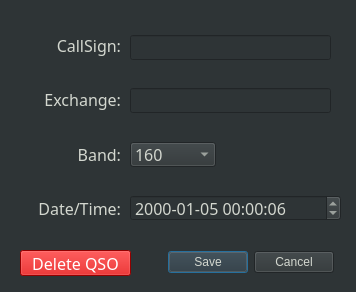
<?xml version="1.0" encoding="UTF-8"?>
<ui version="4.0">
 <class>Dialog</class>
 <widget class="QDialog" name="Dialog">
  <property name="geometry">
   <rect>
    <x>0</x>
    <y>0</y>
    <width>356</width>
    <height>292</height>
   </rect>
  </property>
  <property name="font">
   <font>
    <family>JetBrains Mono</family>
    <pointsize>12</pointsize>
   </font>
  </property>
  <property name="windowTitle">
   <string>Edit QSO</string>
  </property>
  <property name="styleSheet">
   <string notr="true">background-color: rgb(46, 52, 54);
color: rgb(211, 215, 207);</string>
  </property>
  <widget class="QDialogButtonBox" name="buttonBox">
   <property name="geometry">
    <rect>
     <x>168</x>
     <y>250</y>
     <width>166</width>
     <height>25</height>
    </rect>
   </property>
   <property name="font">
    <font>
     <family>JetBrains Mono</family>
     <pointsize>12</pointsize>
     <weight>50</weight>
     <bold>false</bold>
    </font>
   </property>
   <property name="orientation">
    <enum>Qt::Horizontal</enum>
   </property>
   <property name="standardButtons">
    <set>QDialogButtonBox::Cancel|QDialogButtonBox::Save</set>
   </property>
   <property name="centerButtons">
    <bool>false</bool>
   </property>
  </widget>
  <widget class="QLineEdit" name="editCallsign">
   <property name="geometry">
    <rect>
     <x>130</x>
     <y>35</y>
     <width>201</width>
     <height>25</height>
    </rect>
   </property>
   <property name="font">
    <font>
     <family>JetBrains Mono</family>
     <pointsize>12</pointsize>
     <weight>50</weight>
     <bold>false</bold>
    </font>
   </property>
   <property name="maxLength">
    <number>14</number>
   </property>
  </widget>
  <widget class="QLineEdit" name="editExchange">
   <property name="geometry">
    <rect>
     <x>130</x>
     <y>88</y>
     <width>201</width>
     <height>25</height>
    </rect>
   </property>
   <property name="font">
    <font>
     <family>JetBrains Mono</family>
     <pointsize>12</pointsize>
     <weight>50</weight>
     <bold>false</bold>
    </font>
   </property>
   <property name="maxLength">
    <number>15</number>
   </property>
  </widget>
  <widget class="QDateTimeEdit" name="editDateTime">
   <property name="geometry">
    <rect>
     <x>130</x>
     <y>195</y>
     <width>211</width>
     <height>26</height>
    </rect>
   </property>
   <property name="font">
    <font>
     <family>JetBrains Mono</family>
     <pointsize>12</pointsize>
     <weight>50</weight>
     <bold>false</bold>
    </font>
   </property>
   <property name="dateTime">
    <datetime>
     <hour>0</hour>
     <minute>0</minute>
     <second>6</second>
     <year>2000</year>
     <month>1</month>
     <day>5</day>
    </datetime>
   </property>
   <property name="currentSection">
    <enum>QDateTimeEdit::YearSection</enum>
   </property>
   <property name="displayFormat">
    <string>yyyy-MM-dd hh:mm:ss</string>
   </property>
   <property name="timeSpec">
    <enum>Qt::UTC</enum>
   </property>
  </widget>
  <widget class="QPushButton" name="deleteButton">
   <property name="geometry">
    <rect>
     <x>20</x>
     <y>250</y>
     <width>111</width>
     <height>26</height>
    </rect>
   </property>
   <property name="font">
    <font>
     <family>JetBrains Mono</family>
     <pointsize>12</pointsize>
     <weight>50</weight>
     <bold>false</bold>
    </font>
   </property>
   <property name="styleSheet">
    <string notr="true">background-color: rgb(204, 0, 0);
color: rgb(255, 255, 255);</string>
   </property>
   <property name="text">
    <string>Delete QSO</string>
   </property>
  </widget>
  <widget class="QComboBox" name="editBand">
   <property name="geometry">
    <rect>
     <x>130</x>
     <y>142</y>
     <width>86</width>
     <height>25</height>
    </rect>
   </property>
   <property name="font">
    <font>
     <family>JetBrains Mono</family>
     <pointsize>12</pointsize>
     <weight>50</weight>
     <bold>false</bold>
    </font>
   </property>
   <item>
    <property name="text">
     <string>160</string>
    </property>
   </item>
   <item>
    <property name="text">
     <string>80</string>
    </property>
   </item>
   <item>
    <property name="text">
     <string>60</string>
    </property>
   </item>
   <item>
    <property name="text">
     <string>40</string>
    </property>
   </item>
   <item>
    <property name="text">
     <string>20</string>
    </property>
   </item>
   <item>
    <property name="text">
     <string>15</string>
    </property>
   </item>
   <item>
    <property name="text">
     <string>10</string>
    </property>
   </item>
   <item>
    <property name="text">
     <string>6</string>
    </property>
   </item>
   <item>
    <property name="text">
     <string>2</string>
    </property>
   </item>
  </widget>
  <widget class="QWidget" name="layoutWidget">
   <property name="geometry">
    <rect>
     <x>10</x>
     <y>21</y>
     <width>111</width>
     <height>211</height>
    </rect>
   </property>
   <property name="font">
    <font>
     <family>JetBrains Mono</family>
     <pointsize>11</pointsize>
     <weight>75</weight>
     <bold>true</bold>
    </font>
   </property>
   <layout class="QVBoxLayout" name="verticalLayout_2">
    <item>
     <widget class="QLabel" name="label">
      <property name="font">
       <font>
        <family>JetBrains Mono</family>
        <pointsize>12</pointsize>
        <weight>50</weight>
        <bold>false</bold>
       </font>
      </property>
      <property name="text">
       <string>CallSign:</string>
      </property>
      <property name="alignment">
       <set>Qt::AlignRight|Qt::AlignTrailing|Qt::AlignVCenter</set>
      </property>
     </widget>
    </item>
    <item>
     <widget class="QLabel" name="label_2">
      <property name="font">
       <font>
        <family>JetBrains Mono</family>
        <pointsize>12</pointsize>
        <weight>50</weight>
        <bold>false</bold>
       </font>
      </property>
      <property name="text">
       <string>Exchange:</string>
      </property>
      <property name="alignment">
       <set>Qt::AlignRight|Qt::AlignTrailing|Qt::AlignVCenter</set>
      </property>
     </widget>
    </item>
    <item>
     <widget class="QLabel" name="label_4">
      <property name="font">
       <font>
        <family>JetBrains Mono</family>
        <pointsize>12</pointsize>
        <weight>50</weight>
        <bold>false</bold>
       </font>
      </property>
      <property name="text">
       <string>Band:</string>
      </property>
      <property name="alignment">
       <set>Qt::AlignRight|Qt::AlignTrailing|Qt::AlignVCenter</set>
      </property>
     </widget>
    </item>
    <item>
     <widget class="QLabel" name="label_6">
      <property name="font">
       <font>
        <family>JetBrains Mono</family>
        <pointsize>12</pointsize>
        <weight>50</weight>
        <bold>false</bold>
       </font>
      </property>
      <property name="text">
       <string>Date/Time:</string>
      </property>
      <property name="alignment">
       <set>Qt::AlignRight|Qt::AlignTrailing|Qt::AlignVCenter</set>
      </property>
     </widget>
    </item>
   </layout>
  </widget>
 </widget>
 <resources/>
 <connections>
  <connection>
   <sender>buttonBox</sender>
   <signal>accepted()</signal>
   <receiver>Dialog</receiver>
   <slot>accept()</slot>
   <hints>
    <hint type="sourcelabel">
     <x>248</x>
     <y>254</y>
    </hint>
    <hint type="destinationlabel">
     <x>157</x>
     <y>274</y>
    </hint>
   </hints>
  </connection>
  <connection>
   <sender>buttonBox</sender>
   <signal>rejected()</signal>
   <receiver>Dialog</receiver>
   <slot>reject()</slot>
   <hints>
    <hint type="sourcelabel">
     <x>316</x>
     <y>260</y>
    </hint>
    <hint type="destinationlabel">
     <x>286</x>
     <y>274</y>
    </hint>
   </hints>
  </connection>
 </connections>
</ui>
